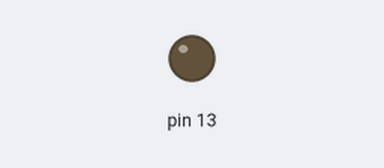
Recording of a sketch running on a simulated Arduino Uno, built with avr-gcc and run on an emulated ATmega328P. Shown: output pins drawn as LEDs (lit = HIGH).

Above: at 0.8 s.
At 2.65 s:
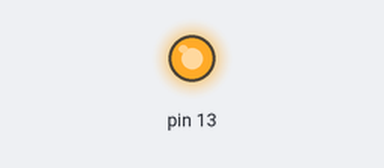
Timing chart, 0 to 3.0 s (numbered marks = the images above):
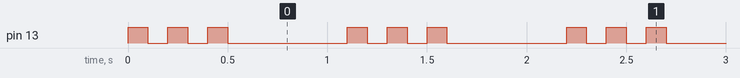

The sketch:

pin13_ligt_blinking.ino
```cpp
void setup() {
  // put your setup code here, to run once:
  pinMode(13, OUTPUT);
}

void loop() {
  // put your main code here, to run repeatedly:
  digitalWrite(13, 1);
  delay(100);
  digitalWrite(13, 0);
  delay(100);

  digitalWrite(13, 1);
  delay(100);
  digitalWrite(13, 0);
  delay(100);

  digitalWrite(13, 1);
  delay(100);
  digitalWrite(13, 0);
  delay(100);

  digitalWrite(13, 0);
  delay(500);
}
```

Measured:
- by itself, pin 13: repeats every 1.1 s: 2 × (LOW 0.10 s, HIGH 0.10 s), LOW 0.60 s, HIGH 0.10 s
- by itself, everything shown: repeats every 1.1 s, in 6 steps
